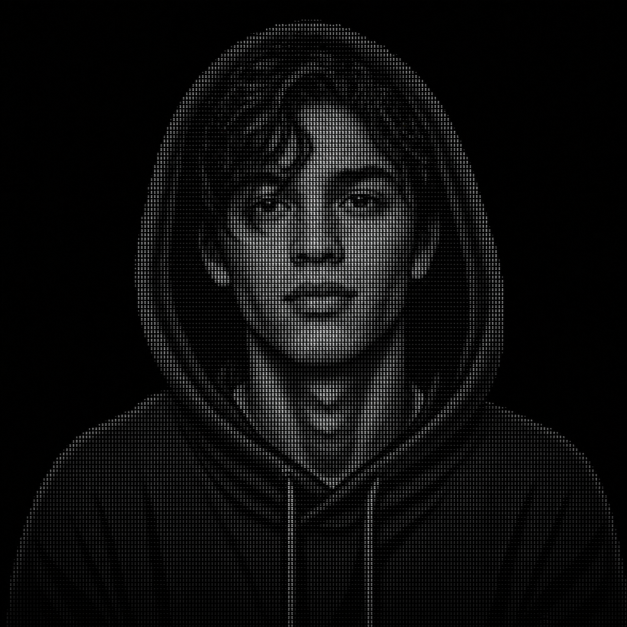
#> input picture assets/portrait-ascii-v2.png, 1254 x 1254 px (shown at 1/2 size)
$ python make_ascii_portrait.py ../assets/portrait-ascii-v2.png out.png
#> lines starting #> are read from the running program, lines starting #| are printed output that depends on the picture
#!/usr/bin/env python3
"""Create a deterministic ASCII portrait from a real photograph."""

from __future__ import annotations

import argparse
from pathlib import Path

from PIL import Image, ImageEnhance, ImageFilter, ImageFont, ImageOps


GLYPHS = " .,:;irsXA253hMHGS#9B&@"
CANVAS_SIZE = 512
COLS = 128
ROWS = 128


def render(source: Path, output: Path) -> None:
    with Image.open(source) as image:
#> image is the input picture: PIL image 1254x1254 RGB; mean R, G, B 13, 13, 13
        image = ImageOps.exif_transpose(image).convert("RGB")

        # Fixed crop from the supplied close portrait: hood, face and shoulders.
        width, height = image.size
#> width = 1254; height = 1254
        left = round(width * 0.24)
#> left = 301
        top = round(height * 0.39)
#> top = 489
        side = round(min(width * 0.48, height * 0.27))
#> side = 339
        image = image.crop((left, top, left + side, top + side))
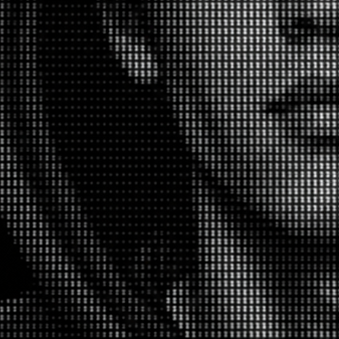
#> image: PIL image 339x339 RGB; mean R, G, B 31.7, 31.9, 31.8
        image = ImageOps.fit(image, (CANVAS_SIZE, CANVAS_SIZE), Image.Resampling.LANCZOS)
#> image: PIL image 512x512 RGB

    gray = ImageOps.grayscale(image)
    gray = ImageOps.autocontrast(gray, cutoff=(1, 1))
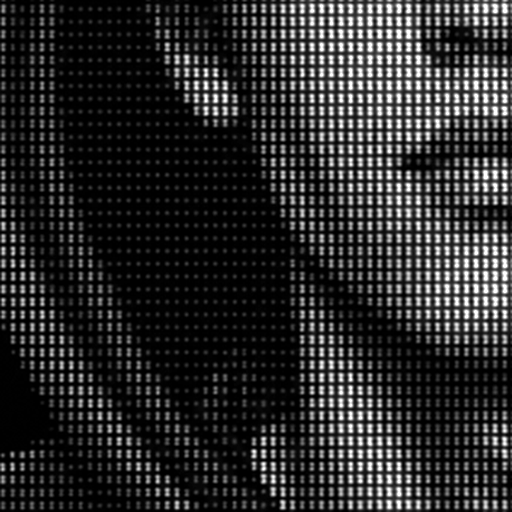
#> gray: PIL image 512x512 L; min 0, max 255, mean 44.1
    gray = gray.point(lambda value: round(255 * (value / 255) ** 0.72))
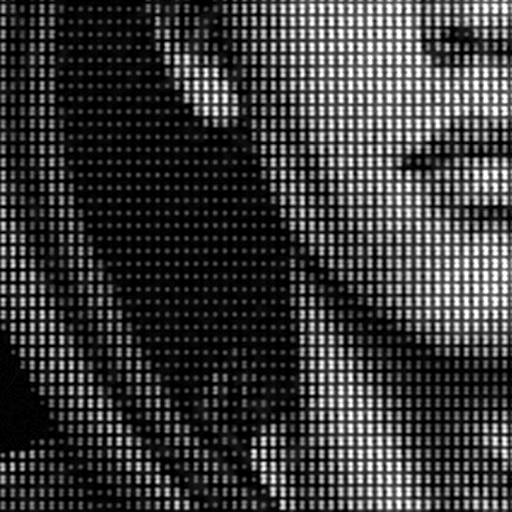
#> gray: PIL image 512x512 L; min 0, max 255, mean 59.7
    gray = ImageEnhance.Contrast(gray).enhance(1.35)
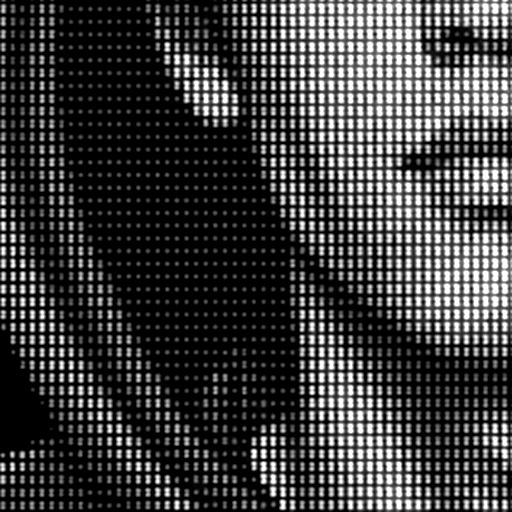
#> gray: PIL image 512x512 L; min 0, max 255, mean 63.1
    gray = gray.filter(ImageFilter.UnsharpMask(radius=1.3, percent=125, threshold=3))
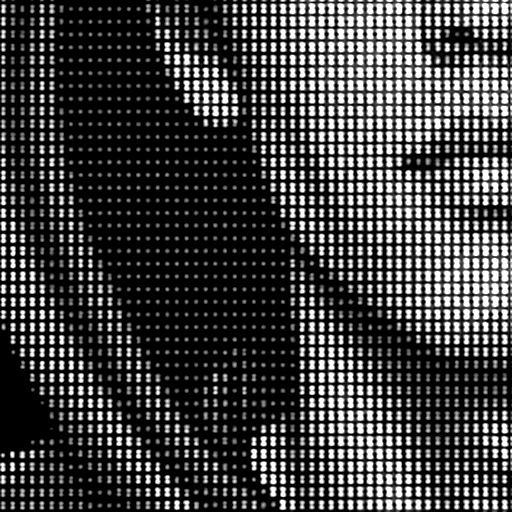
#> gray: PIL image 512x512 L; min 0, max 255, mean 64.9

    samples = gray.resize((COLS, ROWS), Image.Resampling.LANCZOS)
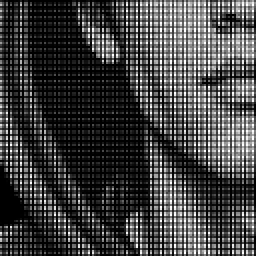
#> samples: PIL image 128x128 L (shown 2 times larger); min 0, max 255, mean 65.2
    canvas = Image.new("L", (CANVAS_SIZE, CANVAS_SIZE), 0)
#> canvas: PIL image 512x512 L; every value is 0
    font = ImageFont.truetype("/System/Library/Fonts/Menlo.ttc", 5)

    from PIL import ImageDraw

    draw = ImageDraw.Draw(canvas)
    cell_w = CANVAS_SIZE / COLS
    cell_h = CANVAS_SIZE / ROWS
    pixels = samples.load()

    for row in range(ROWS):
        for col in range(COLS):
            value = pixels[col, row]
            glyph = GLYPHS[round(value / 255 * (len(GLYPHS) - 1))]
            if glyph == " ":
                continue
            x = round(col * cell_w)
            y = round(row * cell_h) - 1
            draw.text((x, y), glyph, font=font, fill=value)

    output.parent.mkdir(parents=True, exist_ok=True)
    canvas.convert("RGB").save(output, optimize=True)
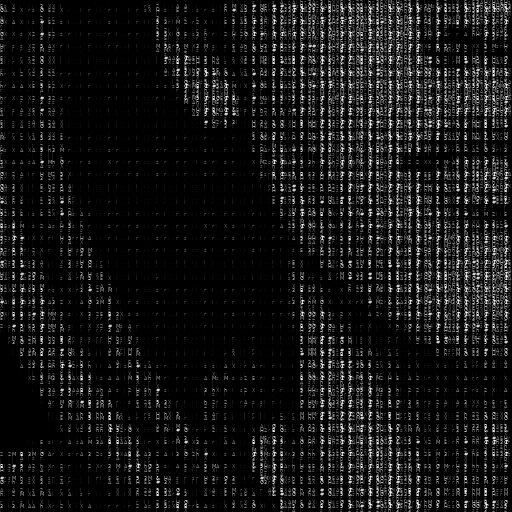
#> saved as out.png: PIL image 512x512 RGB; min 0, max 245, mean 20.9


def main() -> None:
    parser = argparse.ArgumentParser()
    parser.add_argument("source", type=Path)
    parser.add_argument("output", type=Path)
    args = parser.parse_args()
    render(args.source, args.output)


if __name__ == "__main__":
    main()
